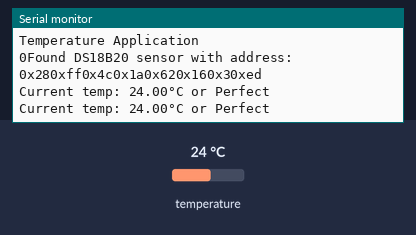
Recording of a program running on a simulated ESP8266 (Wemos D1 mini). Parts: the last lines printed to the serial monitor. Inputs (shaded band) come from the test bench; at power-on: temperature 24 °C.

Above: at 7.3 s.
7.4 s: temperature set to 12 °C
At 13.7 s:
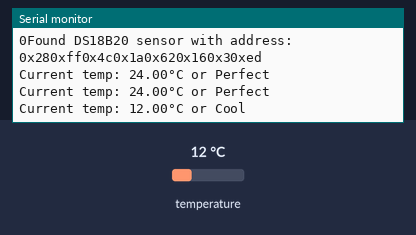
19.3 s: temperature set to 28 °C
At 24.5 s:
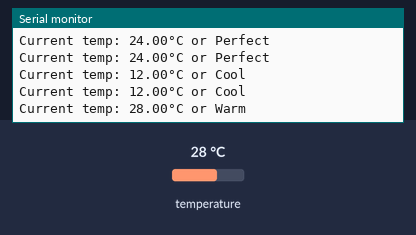
31.2 s: temperature set to 33 °C
At 36.4 s:
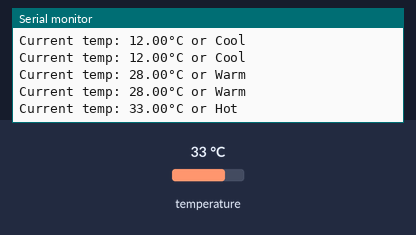
42.7 s: temperature set to 41 °C
At 48.4 s:
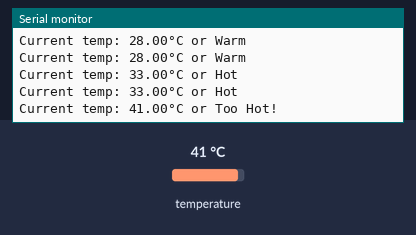
54.3 s: temperature set to 7 °C
At 59.1 s:
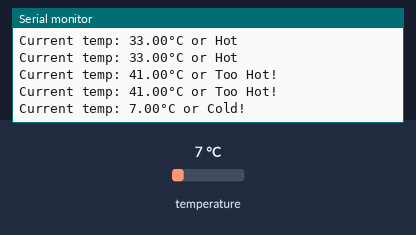

The program:

main.cpp
```cpp
/**
 * I, Noah Tomkins, 0000790079 certify that this material is my original work.
 * No other person's work has been used without due acknowledgement.
 */

#include <Arduino.h>
#include <OneWire.h>
#include <DallasTemperature.h>

const int oneWireBus = D3;
OneWire oneWire(oneWireBus);
DallasTemperature DS18B20(&oneWire);
DeviceAddress Thermometer;

bool connected = false;

String getTempString(double temp) {
    if (temp < 10)
        return "Cold!";
    if (temp < 15)
        return "Cool";
    if (temp < 25)
        return "Perfect";
    if (temp < 30)
        return "Warm";
    if (temp < 35)
        return "Hot";
    else
        return "Too Hot!";
}

String getAddressString(DeviceAddress deviceAddress)
{
    String addr = "";

    for (uint8_t i = 0; i < 8; i++)
    {
        addr += "0x";
        if (deviceAddress[i] < 0x10) Serial.print("0");
        addr += String(deviceAddress[i], HEX);
    }

    return addr;
}

bool checkConnected() {
    DS18B20.getAddress(Thermometer, 0);

    if (!DS18B20.isConnected(Thermometer)) {
        Serial.println("No DS18B20 temperature sensors are installed!");
        return false;
    }

    DS18B20.getAddress(Thermometer, 0);
    Serial.println("Found DS18B20 sensor with address: " + getAddressString(Thermometer));

    return true;
}

void setup() {
    Serial.begin(115200);

    DS18B20.begin();

    Serial.print("\n\n\nTemperature Application\n");
    checkConnected();
}

void loop() {
    DS18B20.getAddress(Thermometer, 0);
    if (DS18B20.isConnected(Thermometer)) {
        float fTemp;

        DS18B20.requestTemperatures();
        fTemp = DS18B20.getTempCByIndex(0);

        Serial.println("Current temp: " + String(fTemp) + "°C or " + getTempString(fTemp));
    }
    delay(5000);
}
```

Measured:
- after the input at 7.4 s, the serial monitor: prints a new line after 5.0 s (image 1)
- after the input at 19.3 s, the serial monitor: prints a new line after 4.6 s (image 2)
- after the input at 31.2 s, the serial monitor: prints a new line after 4.3 s (image 3)
- after the input at 42.7 s, the serial monitor: prints a new line after 4.3 s (image 4)
- after the input at 54.3 s, the serial monitor: prints a new line after 4.3 s (image 5)
